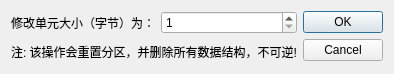
<?xml version="1.0" encoding="UTF-8"?>
<ui version="4.0">
 <class>Dialog</class>
 <widget class="QDialog" name="Dialog">
  <property name="geometry">
   <rect>
    <x>0</x>
    <y>0</y>
    <width>393</width>
    <height>74</height>
   </rect>
  </property>
  <property name="windowTitle">
   <string notr="true">修改单元大小</string>
  </property>
  <layout class="QGridLayout" name="gridLayout">
   <item row="0" column="0">
    <layout class="QFormLayout" name="unitSizeFormLayout">
     <item row="0" column="0">
      <widget class="QLabel" name="unitSizeLabel">
       <property name="toolTip">
        <string notr="true">unit size</string>
       </property>
       <property name="statusTip">
        <string notr="true"/>
       </property>
       <property name="text">
        <string notr="true">修改单元大小（字节）为：</string>
       </property>
      </widget>
     </item>
     <item row="0" column="1">
      <widget class="QSpinBox" name="unitSizeSpinBox">
       <property name="readOnly">
        <bool>false</bool>
       </property>
       <property name="minimum">
        <number>1</number>
       </property>
       <property name="maximum">
        <number>104857600</number>
       </property>
      </widget>
     </item>
    </layout>
   </item>
   <item row="1" column="0">
    <widget class="QLabel" name="warningLabel">
     <property name="text">
      <string notr="true">注: 该操作会重置分区，并删除所有数据结构，不可逆!</string>
     </property>
    </widget>
   </item>
   <item row="0" column="1" rowspan="2">
    <widget class="QDialogButtonBox" name="buttonBox">
     <property name="orientation">
      <enum>Qt::Vertical</enum>
     </property>
     <property name="standardButtons">
      <set>QDialogButtonBox::Cancel|QDialogButtonBox::Ok</set>
     </property>
    </widget>
   </item>
  </layout>
 </widget>
 <resources/>
 <connections>
  <connection>
   <sender>buttonBox</sender>
   <signal>accepted()</signal>
   <receiver>Dialog</receiver>
   <slot>accept()</slot>
   <hints>
    <hint type="sourcelabel">
     <x>356</x>
     <y>64</y>
    </hint>
    <hint type="destinationlabel">
     <x>157</x>
     <y>274</y>
    </hint>
   </hints>
  </connection>
  <connection>
   <sender>buttonBox</sender>
   <signal>rejected()</signal>
   <receiver>Dialog</receiver>
   <slot>reject()</slot>
   <hints>
    <hint type="sourcelabel">
     <x>356</x>
     <y>64</y>
    </hint>
    <hint type="destinationlabel">
     <x>286</x>
     <y>274</y>
    </hint>
   </hints>
  </connection>
 </connections>
</ui>
